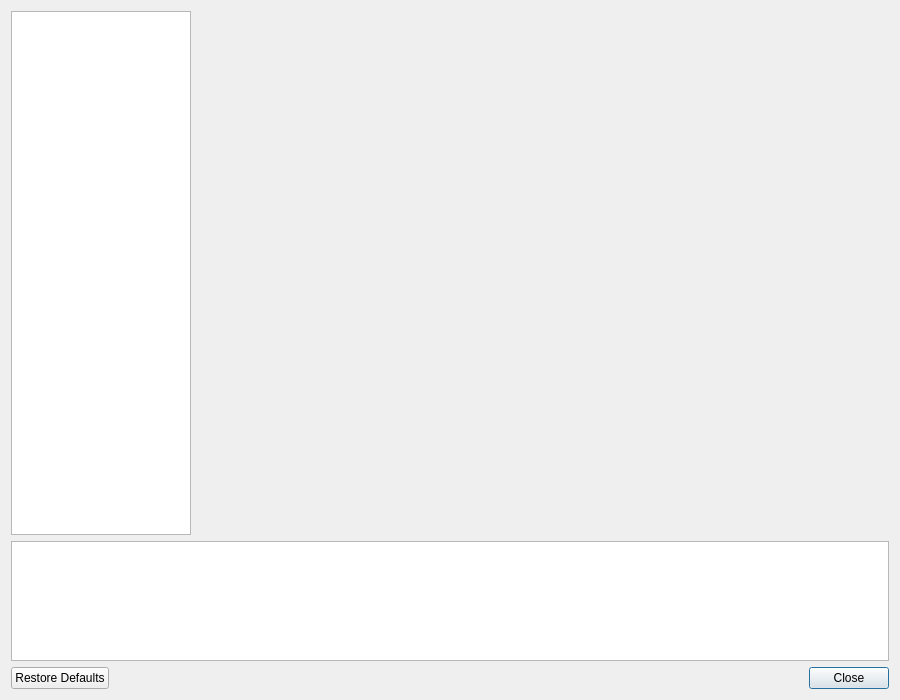
<?xml version="1.0" encoding="UTF-8"?>
<ui version="4.0">
<!--
SPDX-FileCopyrightText: 2002-2025 PCSX2 Dev Team
SPDX-License-Identifier: GPL-3.0+
Portions of this file are adapted from PCSX2
https://github.com/PCSX2/pcsx2
-->
 <class>SettingsWindow</class>
 <widget class="QDialog" name="SettingsWindow">
  <property name="geometry">
   <rect>
    <x>0</x>
    <y>0</y>
    <width>900</width>
    <height>700</height>
   </rect>
  </property>
  <property name="windowTitle">
   <string>myMCpp Settings</string>
  </property>

  <layout class="QGridLayout" name="gridLayout" columnstretch="0,1">
   <item row="0" column="0">
    <widget class="QListWidget" name="settingsCategory">
     <property name="sizePolicy">
      <sizepolicy hsizetype="Preferred" vsizetype="Preferred">
       <horstretch>0</horstretch>
       <verstretch>0</verstretch>
      </sizepolicy>
     </property>
     <property name="minimumSize">
      <size>
       <width>180</width>
       <height>0</height>
      </size>
     </property>
     <property name="maximumSize">
      <size>
       <width>180</width>
       <height>16777215</height>
      </size>
     </property>
     <property name="iconSize">
      <size>
       <width>32</width>
       <height>32</height>
      </size>
     </property>
     <property name="wordWrap">
      <bool>true</bool>
     </property>
    </widget>
   </item>
   <item row="0" column="1">
    <widget class="QStackedWidget" name="settingsContainer">
     <property name="minimumSize">
      <size>
       <width>500</width>
       <height>0</height>
      </size>
     </property>
    </widget>
   </item>
   <item row="1" column="0" colspan="2">
    <widget class="QTextEdit" name="helpText">
     <property name="minimumSize">
      <size>
       <width>0</width>
       <height>100</height>
      </size>
     </property>
     <property name="maximumSize">
      <size>
       <width>16777215</width>
       <height>120</height>
      </size>
     </property>
     <property name="readOnly">
      <bool>true</bool>
     </property>
    </widget>
   </item>
   <item row="2" column="0" colspan="2">
    <layout class="QHBoxLayout" name="footerLayout">
     <item>
      <widget class="QPushButton" name="restoreDefaultsButton">
       <property name="text">
        <string>Restore Defaults</string>
       </property>
      </widget>
     </item>
     <item>
      <spacer name="horizontalSpacer">
       <property name="orientation">
        <enum>Qt::Orientation::Horizontal</enum>
       </property>
       <property name="sizeHint" stdset="0">
        <size>
         <width>40</width>
         <height>20</height>
        </size>
       </property>
      </spacer>
     </item>
     <item>
      <widget class="QPushButton" name="closeButton">
       <property name="text">
        <string>Close</string>
       </property>
       <property name="default">
        <bool>true</bool>
       </property>
      </widget>
     </item>
    </layout>
   </item>
  </layout>
 </widget>
 <tabstops>
  <tabstop>settingsCategory</tabstop>
  <tabstop>settingsContainer</tabstop>
  <tabstop>restoreDefaultsButton</tabstop>
  <tabstop>closeButton</tabstop>
 </tabstops>
 <resources>
  <include location="../../../resources/resources.qrc"/>
 </resources>
 <connections/>
</ui>
